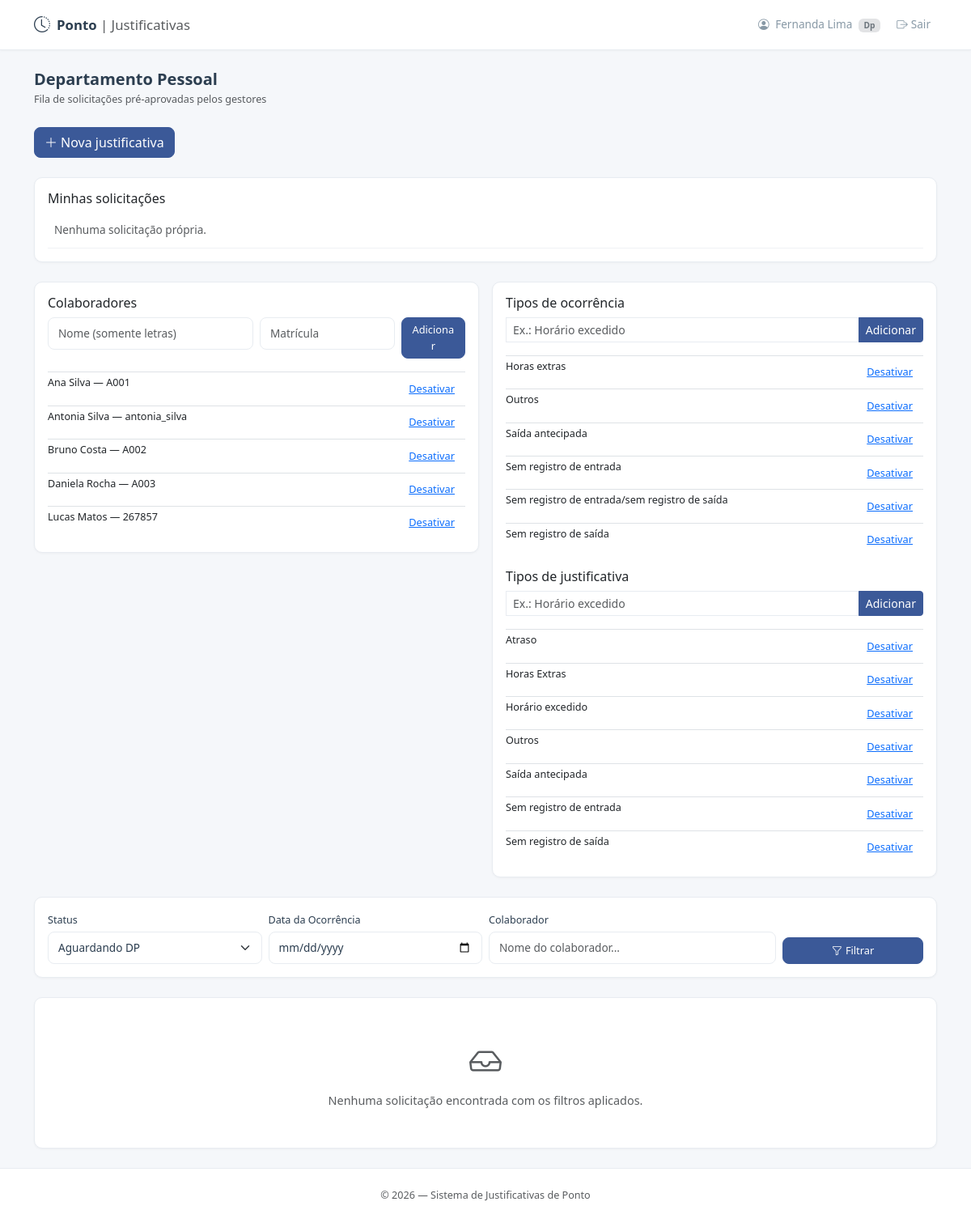
Page /dp (signed in) on the committed database.
### models.py (models this page shows)
class Usuario(UserMixin, db.Model):
    __tablename__ = 'usuarios'
    id = db.Column(db.Integer, primary_key=True)
    matricula = db.Column(db.String(20), unique=True, nullable=False)
    nome = db.Column(db.String(100), nullable=False)
    email = db.Column(db.String(120), unique=True, nullable=False)
    senha_hash = db.Column(db.String(256), nullable=False)
    perfil = db.Column(db.String(20), nullable=False)
    gestor_id = db.Column(db.Integer, db.ForeignKey('usuarios.id'), nullable=True)
    area_id = db.Column(db.Integer, db.ForeignKey('areas.id'), nullable=True)
    empresa_id = db.Column(db.Integer, db.ForeignKey('empresas.id'), nullable=True)
    ativo = db.Column(db.Boolean, default=True)
    criado_em = db.Column(db.DateTime, default=lambda: datetime.now(timezone.utc))
    gestor = db.relationship('Usuario', remote_side=[id], backref='subordinados')
    area = db.relationship('Area', backref='usuarios')
    empresa = db.relationship('Empresa', backref='usuarios')
    solicitacoes = db.relationship('Solicitacao', backref='colaborador',
                                   foreign_keys='Solicitacao.colaborador_id', lazy='dynamic')

class Colaborador(db.Model):
    __tablename__ = 'colaboradores'
    id = db.Column(db.Integer, primary_key=True)
    nome = db.Column(db.String(100), nullable=False)
    matricula = db.Column(db.String(20), unique=True, nullable=False)
    ativo = db.Column(db.Boolean, default=True, nullable=False)
    criado_em = db.Column(db.DateTime, default=lambda: datetime.now(timezone.utc))

class TipoOcorrencia(db.Model):
    __tablename__ = 'tipos_ocorrencia'
    id = db.Column(db.Integer, primary_key=True)
    nome = db.Column(db.String(80), unique=True, nullable=False)
    ativo = db.Column(db.Boolean, default=True, nullable=False)

class TipoJustificativa(db.Model):
    __tablename__ = 'tipos_justificativa'
    id = db.Column(db.Integer, primary_key=True)
    nome = db.Column(db.String(80), unique=True, nullable=False)
    ativo = db.Column(db.Boolean, default=True, nullable=False)
    criado_em = db.Column(db.DateTime, default=lambda: datetime.now(timezone.utc))

### app.py (the view)
@app.route('/dp')
@login_required
@perfil_requerido('dp')
def painel_dp():
    minhas_solicitacoes = (Solicitacao.query.filter_by(colaborador_id=current_user.id)
                           .order_by(Solicitacao.criado_em.desc()).all())
    filtro_status = request.args.get('status', 'aprovado_gestor')
    filtro_data = request.args.get('data', '')
    filtro_colaborador = request.args.get('colaborador', '')
    query = Solicitacao.query.join(Usuario, Solicitacao.colaborador_id == Usuario.id)
    if filtro_status == 'aprovado_gestor':
        query = query.filter(Solicitacao.status == 'aprovado_gestor')
    elif filtro_status == 'todos':
        pass  # sem filtro
    else:
        query = query.filter(Solicitacao.status == filtro_status)
    if filtro_data:
        try:
            data_filtro = datetime.strptime(filtro_data, '%Y-%m-%d').date()
            query = query.filter(Solicitacao.data_ocorrencia == data_filtro)
        except ValueError:
            pass
    if filtro_colaborador:
        query = query.filter(Usuario.nome.ilike(f'%{filtro_colaborador}%'))
    solicitacoes = query.order_by(Solicitacao.criado_em.desc()).all()
    return render_template('dp.html', solicitacoes=solicitacoes,
                           minhas_solicitacoes=minhas_solicitacoes,
                           filtro_status=filtro_status,
                           filtro_data=filtro_data,
                           filtro_colaborador=filtro_colaborador,
                           colaboradores=Colaborador.query.order_by(Colaborador.nome).all(),
                           tipos=TipoJustificativa.query.order_by(TipoJustificativa.nome).all(),
                           tipos_ocorrencia=TipoOcorrencia.query.order_by(TipoOcorrencia.nome).all())

### templates/dp.html (shortened to what this page needs)
{% extends "base.html" %}
{% block content %}
<div class="mb-4">
    <h5 class="fw-600 mb-1">Departamento Pessoal</h5>
    <p class="text-muted small mb-0">Fila de solicitações pré-aprovadas pelos gestores</p>
</div>
<div class="mb-4"><a class="btn btn-primary" href="{{ url_for('solicitacao_nova') }}"><i class="bi bi-plus-lg me-1"></i>Nova justificativa</a></div>
<div class="card card-clean mb-4"><div class="card-body"><h6>Minhas solicitações</h6><div class="table-responsive"><table class="table table-sm align-middle mb-0"><tbody>{% for s in minhas_solicitacoes %}<tr><td>#{{ s.id }}</td><td>{{ s.data_ocorrencia.strftime('%d/%m/%Y') }}</td><td><span class="badge bg-{{ s.status_cor }}-subtle text-{{ s.status_cor }}">{{ s.status_label }}</span></td><td class="text-end">{% if s.status == 'pendente' %}<a class="btn btn-sm btn-outline-primary" href="{{ url_for('editar_solicitacao', sol_id=s.id) }}">Editar</a>{% endif %}</td></tr>{% else %}<tr><td class="text-muted">Nenhuma solicitação própria.</td></tr>{% endfor %}</tbody></table></div></div></div>
<div class="row g-3 mb-4">
    <div class="col-md-6">
        <div class="card card-clean"><div class="card-body">
            <h6>Colaboradores</h6>
            <form method="POST" action="{{ url_for('cadastrar_colaborador') }}" class="row g-2 mb-3">
                <div class="col-6"><input class="form-control form-control-sm" name="nome" placeholder="Nome (somente letras)" pattern="[A-Za-zÀ-ÿ ]+" required></div>
                <div class="col-4"><input class="form-control form-control-sm" name="matricula" placeholder="Matrícula" inputmode="numeric" pattern="[0-9]+" required></div>
                <div class="col-2"><button class="btn btn-primary btn-sm w-100">Adicionar</button></div>
            </form>
            {% set colaboradores_inativos = colaboradores | selectattr('ativo', 'equalto', false) | list %}
            <div class="small">
                {% for c in colaboradores if c.ativo %}
                <div class="d-flex justify-content-between border-top py-1"><span>{{ c.nome }} — {{ c.matricula }}</span><form method="POST" action="{{ url_for('alternar_colaborador', colaborador_id=c.id) }}"><button class="btn btn-link btn-sm">Desativar</button></form></div>
                {% endfor %}
            </div>
        </div></div>
    </div>
    <div class="col-md-6">
        <div class="card card-clean"><div class="card-body">
            <h6>Tipos de ocorrência</h6>
            <form method="POST" action="{{ url_for('cadastrar_ocorrencia') }}" class="input-group input-group-sm mb-3"><input class="form-control" name="nome" placeholder="Ex.: Horário excedido" required><button class="btn btn-primary">Adicionar</button></form>
            {% set ocorrencias_inativas = tipos_ocorrencia | selectattr('ativo', 'equalto', false) | list %}
            <div class="small mb-3">{% for ocorrencia in tipos_ocorrencia if ocorrencia.ativo %}<div class="d-flex justify-content-between border-top py-1"><span>{{ ocorrencia.nome }}</span><form method="POST" action="{{ url_for('alternar_ocorrencia', tipo_id=ocorrencia.id) }}"><button class="btn btn-link btn-sm">Desativar</button></form></div>{% endfor %}</div>
            <h6>Tipos de justificativa</h6>
            {% if current_user.perfil == 'dp' %}<form method="POST" action="{{ url_for('cadastrar_tipo') }}" class="input-group input-group-sm mb-3"><input class="form-control" name="nome" placeholder="Ex.: Horário excedido" required><button class="btn btn-primary">Adicionar</button></form>{% endif %}
            {% set justificativas_inativas = tipos | selectattr('ativo', 'equalto', false) | list %}
            <div class="small">{% for tipo in tipos if tipo.ativo %}<div class="d-flex justify-content-between border-top py-1"><span>{{ tipo.nome }}</span>{% if current_user.perfil == 'dp' %}<form method="POST" action="{{ url_for('alternar_tipo', tipo_id=tipo.id) }}"><button class="btn btn-link btn-sm">Desativar</button></form>{% endif %}</div>{% endfor %}</div>
        </div></div>
    </div>
</div>
<div class="card card-clean mb-4">
    <div class="card-body p-3">
        <form method="GET" action="{{ url_for('painel_dp') }}" class="row g-2 align-items-end">
            <div class="col-sm-3">
                <label class="form-label small fw-500 mb-1">Status</label>
                <select class="form-select form-select-sm" name="status">
                    <option value="aprovado_gestor" {% if filtro_status == 'aprovado_gestor' %}selected{% endif %}>
                        Aguardando DP
                    </option>
                </select>
            </div>
            <div class="col-sm-3">
                <label class="form-label small fw-500 mb-1">Data da Ocorrência</label>
                <input type="date" class="form-control form-control-sm" name="data" value="{{ filtro_data }}">
            </div>
            <div class="col-sm-4">
                <label class="form-label small fw-500 mb-1">Colaborador</label>
                <input type="text" class="form-control form-control-sm" name="colaborador"
                       value="{{ filtro_colaborador }}" placeholder="Nome do colaborador...">
            </div>
            <div class="col-sm-2">
                <button type="submit" class="btn btn-primary btn-sm w-100">
                    <i class="bi bi-funnel me-1"></i>Filtrar
                </button>
            </div>
        </form>
    </div>
</div>
<div class="card card-clean">
    <div class="card-body p-0">
        {% if solicitacoes %}
        <div class="table-responsive">
            <table class="table table-hover align-middle mb-0">
                <thead>
                    <tr>
                        <th class="ps-3">#</th>
                        <th>Solicitado por</th>
                        <th>Data</th>
                        <th>Tipo</th>
                        <th>Horários</th>
                        <th>Status</th>
                        <th class="text-end pe-3">Ações</th>
                    </tr>
                </thead>
                <tbody>
                    {% for s in solicitacoes %}
                    <tr>
                        <td class="ps-3 text-muted">{{ s.id }}</td>
                        <td class="fw-500">{{ s.colaborador.nome }}<br><span class="small text-muted">{{ s.colaborador.matricula }}{% if s.colaborador.area %} · {{ s.colaborador.area.nome }}{% endif %}</span><br><span class="small text-muted">{% for participante in s.participantes %}{{ participante.nome }} ({{ participante.matricula }}){% if not loop.last %}, {% endif %}{% endfor %}</span></td>
                        <td>{{ s.data_ocorrencia.strftime('%d/%m/%Y') }}</td>
                        <td class="small">{{ s.tipo_ocorrencia }}<br><span class="text-muted">{{ s.tipo_justificativa or '—' }}</span></td>
                        <td class="small">
                            {% if s.horario_entrada %}E: {{ s.horario_entrada }}{% endif %}
                            {% if s.horario_saida %} S: {{ s.horario_saida }}{% endif %}
                            {% if not s.horario_entrada and not s.horario_saida %}—{% endif %}
                        </td>
                        <td>
                            <span class="badge bg-{{ s.status_cor }}-subtle text-{{ s.status_cor }} badge-status">
                                {{ s.status_label }}
                            </span>
                        </td>
                        <td class="text-end pe-3">
                            <div class="d-flex justify-content-end gap-1">
                                <button class="btn btn-sm btn-outline-secondary"
                                        data-bs-toggle="modal" data-bs-target="#dpDet{{ s.id }}"
                                        title="Detalhes">
                                    <i class="bi bi-eye"></i>
                                </button>
                                {% if s.status == 'aprovado_gestor' %}
                                <form method="POST" action="{{ url_for('dp_aprovar', sol_id=s.id) }}" class="d-inline">
                                    <button type="submit" class="btn btn-sm btn-success" title="Finalizar Ajuste">
                                        <i class="bi bi-check-lg"></i>
                                    </button>
                                </form>
                                <button class="btn btn-sm btn-outline-danger"
                                        data-bs-toggle="modal" data-bs-target="#dpRecusar{{ s.id }}"
                                        title="Recusar">
                                    <i class="bi bi-x-lg"></i>
                                </button>
                                {% endif %}
                            </div>
                        </td>
                    </tr>
                    {% endfor %}
                </tbody>
            </table>
        </div>
        {% else %}
        <div class="text-center py-5 text-muted">
            <i class="bi bi-inbox fs-1 d-block mb-2"></i>
            <p class="mb-0">Nenhuma solicitação encontrada com os filtros aplicados.</p>
        </div>
        {% endif %}
    </div>
</div>
{% endblock %}

### templates/base.html (shortened to what this page needs)
<!DOCTYPE html>
<html lang="pt-BR" data-bs-theme="light">
<head>
    <link href="{{ url_for('static', filename='css/bootstrap.min.css') }}" rel="stylesheet">
    <link href="{{ url_for('static', filename='css/bootstrap-icons.min.css') }}" rel="stylesheet">
    <link href="{{ url_for('static', filename='css/style.css') }}" rel="stylesheet">
</head>
<body>
    {% if current_user.is_authenticated %}
    <nav class="navbar navbar-expand-lg sticky-top">
        <div class="container">
            <a class="navbar-brand d-flex align-items-center gap-2" href="{{ url_for('dashboard') }}">
                <i class="bi bi-clock-history fs-5"></i>
                <span>Ponto<span class="fw-light text-muted"> | Justificativas</span></span>
            </a>
            <div class="collapse navbar-collapse" id="navMain">
                <ul class="navbar-nav ms-auto align-items-lg-center gap-lg-1">
                    <li class="nav-item">
                        <span class="nav-link disabled">
                            <i class="bi bi-person-circle me-1"></i>
                            {{ current_user.nome }}
                            <span class="badge bg-secondary-subtle text-secondary ms-1">{{ current_user.perfil|capitalize }}</span>
                        </span>
                    </li>
                    <li class="nav-item">
                        <a class="nav-link text-danger" href="{{ url_for('logout') }}">
                            <i class="bi bi-box-arrow-right me-1"></i>Sair
                        </a>
                    </li>
                </ul>
            </div>
        </div>
    </nav>
    {% endif %}
    <div class="toast-container position-fixed top-0 end-0 p-3" style="z-index:9999">
    </div>
    <main class="container py-4">
        {% block content %}{% endblock %}
    </main>
    <footer class="text-center text-muted small py-4 mt-auto">
        <span>&copy; {{ now().year if now is defined else '2026' }} — Sistema de Justificativas de Ponto</span>
    </footer>
</body>
</html>

### rows in the picture
Usuario: nome "Fernanda Lima", perfil "Dp"
Colaborador: nome "Ana Silva", matricula "A001"
Colaborador: nome "Antonia Silva", matricula "antonia_silva"
Colaborador: nome "Bruno Costa", matricula "A002"
Colaborador: nome "Daniela Rocha", matricula "A003"
Colaborador: nome "Lucas Matos", matricula "267857"
TipoOcorrencia: nome "Horas extras"
TipoOcorrencia: nome "Outros"
TipoOcorrencia: nome "Saída antecipada"
TipoOcorrencia: nome "Sem registro de entrada"
TipoOcorrencia: nome "Sem registro de entrada/sem registro de saída"
TipoOcorrencia: nome "Sem registro de saída"
TipoJustificativa: nome "Atraso"
TipoJustificativa: nome "Horas Extras"
TipoJustificativa: nome "Horário excedido"
TipoJustificativa: nome "Outros"
TipoJustificativa: nome "Saída antecipada"
TipoJustificativa: nome "Sem registro de entrada"
TipoJustificativa: nome "Sem registro de saída"
